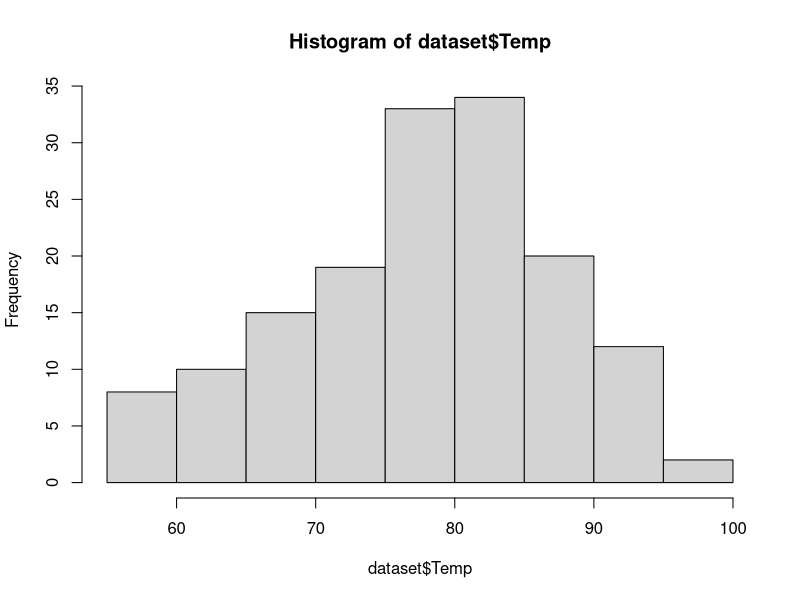
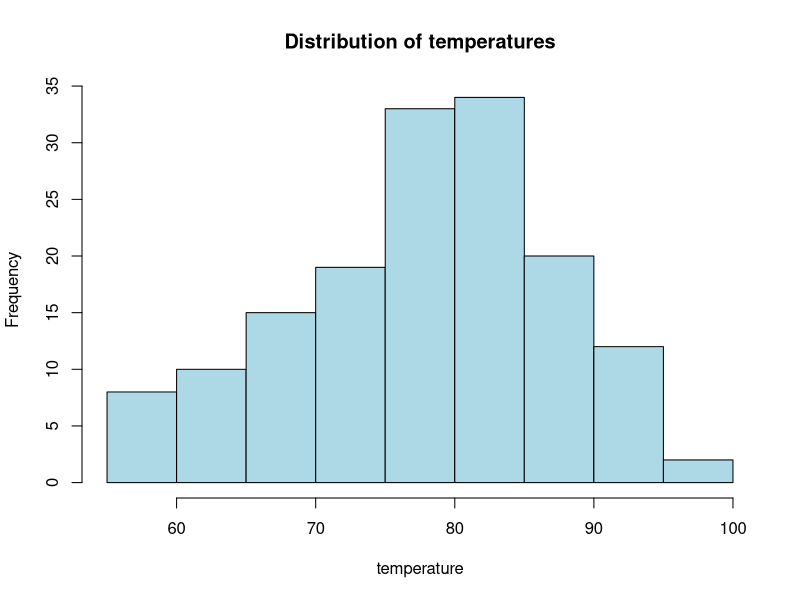
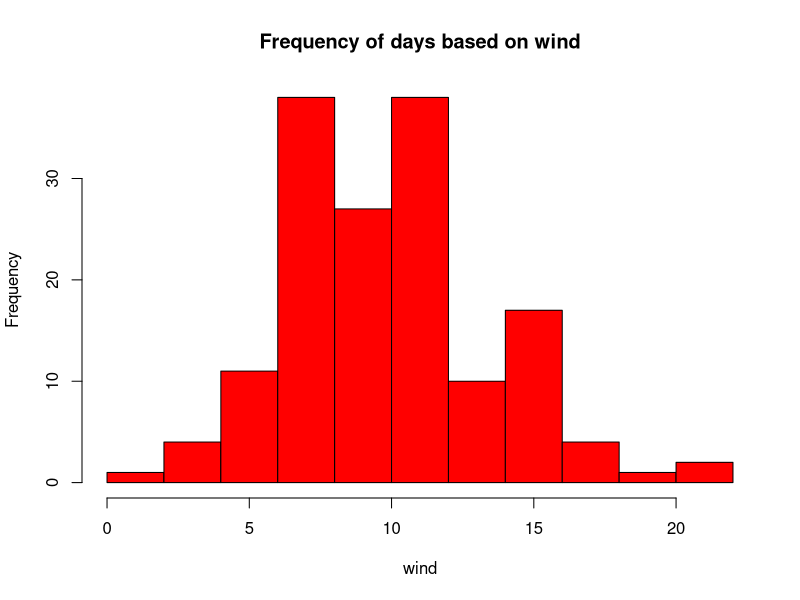
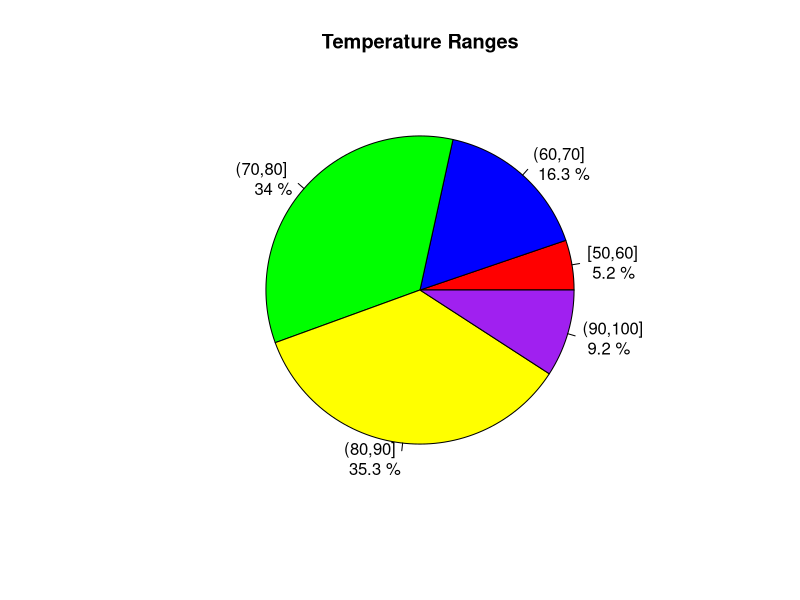

These charts were generated, in order, by the following R code: (Note: this script raises an error after producing the figures.)

#1 Upload the built-in dataset called 'airquality' in R Studio.

#install.packages("tidyverse")


#2 Code to display the entire dataset.
library(tidyverse)
dataset<-airquality
view(dataset)
print(airquality)


#3 Display the first and last seven rows of data in the dataset.
head(dataset,7)
tail(dataset,7)


#4 Display an overview of the dataset, including statistics such as mean, median, 
#  minimum, maximum, etc. 
summary(airquality)


#5 Create a histogram to display the distribution of temperatures (Temp column) in the 
#  dataset. 
hist(dataset$Temp)


#6 Customize the histogram by changing the color scheme and adding a title.
hist(dataset$Temp,main = "Distribution of temperatures",
     xlab ="temperature",ylab = "Frequency",col = "lightblue")


#7 Create another histogram to visualize the frequency of days based on wind speed 
#  (Wind column).
hist(dataset$Wind,main = "Frequency of days based on wind",
     xlab ="wind",ylab = "Frequency",col = "red")


#8 Create a pie chart to visualize the proportion of days with different temperature 
#  ranges.
data(airquality)
airquality$TempRange<-cut(airquality$Temp,breaks =c(50,60,70,80,90,100),include.lowest = TRUE)
temp_counts<-table(airquality$TempRange)
colors<-c('red','blue','green','yellow','purple')
pie(temp_counts,main = "Temperature Ranges",col = colors,labels = paste(names(temp_counts),
                                                "\n",round(100*temp_counts/sum(temp_counts),1),"%"))


#9 Create a pie chart to visualize the distribution of wind speeds.
wind_counts<-na.omit(airquality$wind)
wind_categories<-cut(wind_counts,
                     breaks=c(0,5,10,15,20,25),
                     labels=c("0-5","5-10","10-15","15-20","20-25"))
wind_fre<-table(wind_categories)
pie(wind_fre,main = "Wind Speeds")



#10  Modify the pie charts to include labels, change colors, and customize them. 
wind_counts<-na.omit(airquality$Wind)
wind_categories<-cut(wind_counts,
                     breaks = c(0,5,10,15,20,25),
                     labels = c("0-5","5-10","10-15","15-20","20-25"))
wind_freq<-table(wind_categories)
pie(wind_freq,main = "Wind speeds",col=rainbow(length(wind_freq)))









